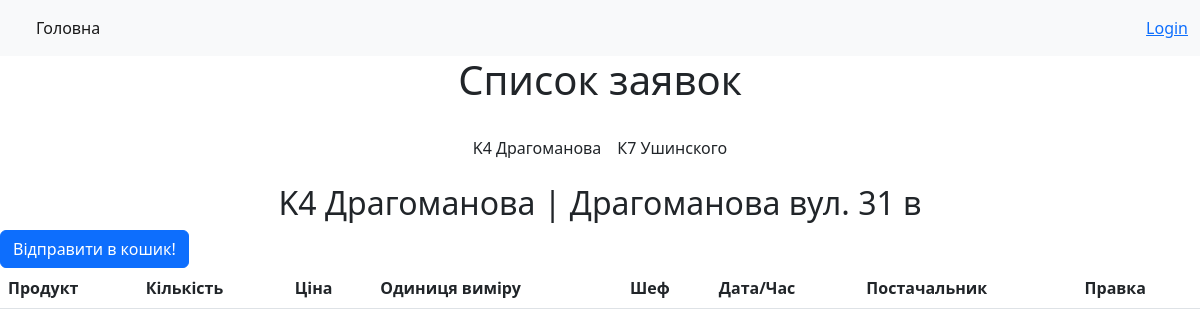
Page /manager/order/8 on the committed database.
### kitchen/models.py (models this page shows, shortened)
class Kitchens(models.Model):
    id = models.IntegerField(primary_key=True)
    title = models.CharField(max_length=60, blank=True, null=True)
    address = models.CharField(max_length=60, blank=True, null=True)
    technical_information = models.CharField(db_column='Technical_Information', max_length=60, blank=True, null=True)  # Field name made lowercase.
    class Meta:
        managed = False
        db_table = 'kitchens'

### manager/views.py (the view)
# urls.py: path('order/<str:id>', get_order, name='get_order'),
def get_order(request, id):
    o = PriceList.objects.all()
    orders = Order.objects.filter(kitchen_id=id)
    kitchen = Kitchens.objects.filter(pk=id)
    data = Order.objects.all()
    a = []
    i = {}
    for item in data:
        a.append(item.kitchen.id)
    b = set(a)
    for int in b:
        for item in data:
            if int == item.kitchen.id:
                i.update({int: item.kitchen.title})
                break
    return render(request, 'manager/order.html', {'b': i, 'orders': orders, 'kitchen': kitchen, 'o': o, })

### manager/templates/manager/order.html (shortened to what this page needs)
{% extends 'base.html' %}
{% block content %}
<div>
    <h1 class="text text-center">Список заявок</h1>
    {% include 'inc/header_.html'%}
    <table class="table">
        {% for item in kitchen %}
        <h2 class="text text-center">{{item.title}} | {{item.address}} </h2>
        <button type="button" class="btn btn-primary" data-bs-toggle="modal" data-bs-target="#staticBackdrop-{{forloop.counter0}}">
            Відправити в кошик!
        </button>
        {% endfor %}
        <thead>
        <tr>
            <th scope="col">Продукт</th>
            <th scope="col">Кількість</th>
            <th scope="col">Ціна</th>
            <th scope="col">Одиниця виміру</th>
            <th scope="col">Шеф</th>
            <th scope="col">Дата/Час</th>
            <th scope="col">Постачальник</th>
            <th scope="col">Правка</th>
        </tr>
        </thead>
    </table>
</div>
{% endblock %}

### templates/inc/header_.html
<header class="d-flex justify-content-center py-3">
    <ul class="nav nav-pills">
        {% for key,value in b.items %}
        <li class="nav-item"><a href="{% url 'get_order' key %}" class="nav-link px-2 link-dark">{{value}}</a></li>
        {% endfor %}
    </ul>
</header>

### rows in the picture
Kitchens: b "K4 Драгоманова", title "K4 Драгоманова", address "Драгоманова вул. 31 в"
Kitchens: b "К7 Ушинского"
